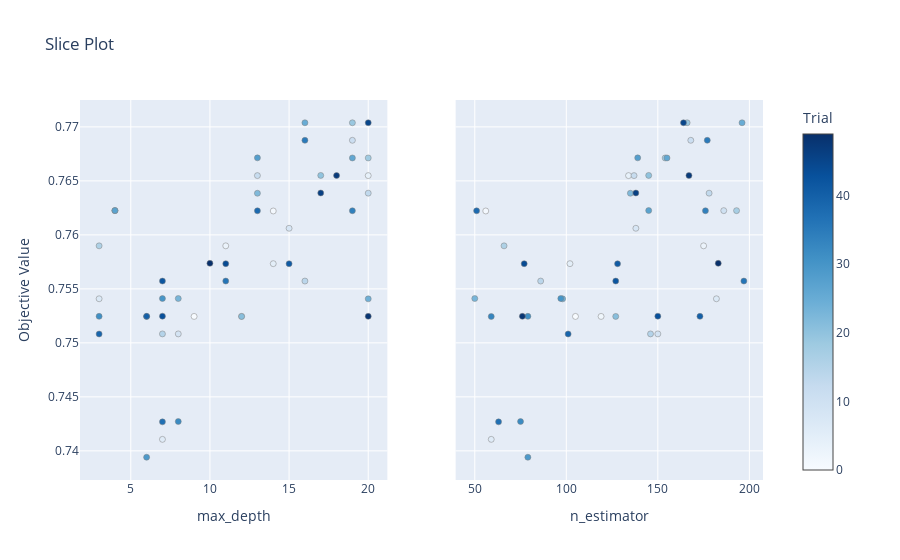

The notebook cell saved with this chart:
### Code cell
plot_slice(study).show()
# it will show plot of objective function vs hyperparameter (one by one )

### Figure 1 — Plotly figure (JSON) as saved in the notebook; plotly's stock layout.template omitted (floating-point values rounded to 4 significant figures)
{"data": [{"marker": {"color": [0, 1, 2, 3, 4, 5, 6, 7, 8, 9, 10, 11, 12, 13, 14, 15, 16, 17, 18, 19, 20, 21, 22, 23, 24, 25, 26, 27, 28, 29, 30, 31, 32, 33, 34, 35, 36, 37, 38, 39, 40, 41, 42, 43, 44, 45, 46, 47, 48, 49], "colorbar": {"title": {"text": "Trial"}, "x": 1, "xpad": 40}, "colorscale": [[0, "rgb(247,251,255)"], [0.125, "rgb(222,235,247)"], [0.25, "rgb(198,219,239)"], [0.375, "rgb(158,202,225)"], [0.5, "rgb(107,174,214)"], [0.625, "rgb(66,146,198)"], [0.75, "rgb(33,113,181)"], [0.875, "rgb(8,81,156)"], [1, "rgb(8,48,107)"]], "line": {"color": "Grey", "width": 0.5}, "showscale": true}, "mode": "markers", "name": "Feasible Trial", "showlegend": false, "type": "scatter", "x": [9, 14, 12, 11, 20, 14, 7, 3, 15, 8, 4, 19, 13, 20, 16, 7, 3, 4, 20, 19, 17, 12, 13, 8, 20, 16, 19, 4, 13, 6, 7, 3, 8, 6, 19, 16, 11, 7, 13, 3, 6, 15, 7, 7, 11, 20, 17, 18, 20, 10], "xaxis": "x", "y": [0.7524, 0.7622, 0.7524, 0.759, 0.7655, 0.7573, 0.7411, 0.7541, 0.7606, 0.7508, 0.7622, 0.7688, 0.7655, 0.7639, 0.7557, 0.7508, 0.759, 0.7622, 0.7671, 0.7704, 0.7655, 0.7524, 0.7639, 0.7541, 0.7541, 0.7704, 0.7671, 0.7623, 0.7671, 0.7394, 0.7541, 0.7525, 0.7427, 0.7524, 0.7622, 0.7688, 0.7557, 0.7427, 0.7622, 0.7508, 0.7525, 0.7573, 0.7557, 0.7525, 0.7573, 0.7704, 0.7639, 0.7655, 0.7525, 0.7574], "yaxis": "y"}, {"marker": {"color": [0, 1, 2, 3, 4, 5, 6, 7, 8, 9, 10, 11, 12, 13, 14, 15, 16, 17, 18, 19, 20, 21, 22, 23, 24, 25, 26, 27, 28, 29, 30, 31, 32, 33, 34, 35, 36, 37, 38, 39, 40, 41, 42, 43, 44, 45, 46, 47, 48, 49], "colorbar": {"title": {"text": "Trial"}, "x": 1, "xpad": 40}, "colorscale": [[0, "rgb(247,251,255)"], [0.125, "rgb(222,235,247)"], [0.25, "rgb(198,219,239)"], [0.375, "rgb(158,202,225)"], [0.5, "rgb(107,174,214)"], [0.625, "rgb(66,146,198)"], [0.75, "rgb(33,113,181)"], [0.875, "rgb(8,81,156)"], [1, "rgb(8,48,107)"]], "line": {"color": "Grey", "width": 0.5}, "showscale": false}, "mode": "markers", "name": "Feasible Trial", "showlegend": false, "type": "scatter", "x": [105, 56, 119, 175, 134, 102, 59, 182, 138, 150, 186, 168, 137, 178, 86, 146, 66, 193, 154, 166, 145, 127, 135, 50, 98, 196, 155, 145, 139, 79, 97, 79, 75, 59, 176, 177, 197, 63, 51, 101, 173, 128, 127, 150, 77, 164, 138, 167, 76, 183], "xaxis": "x2", "y": [0.7524, 0.7622, 0.7524, 0.759, 0.7655, 0.7573, 0.7411, 0.7541, 0.7606, 0.7508, 0.7622, 0.7688, 0.7655, 0.7639, 0.7557, 0.7508, 0.759, 0.7622, 0.7671, 0.7704, 0.7655, 0.7524, 0.7639, 0.7541, 0.7541, 0.7704, 0.7671, 0.7623, 0.7671, 0.7394, 0.7541, 0.7525, 0.7427, 0.7524, 0.7622, 0.7688, 0.7557, 0.7427, 0.7622, 0.7508, 0.7525, 0.7573, 0.7557, 0.7525, 0.7573, 0.7704, 0.7639, 0.7655, 0.7525, 0.7574], "yaxis": "y2"}], "layout": {"title": {"text": "Slice Plot"}, "xaxis": {"anchor": "y", "domain": [0, 0.45], "title": {"text": "max_depth"}}, "xaxis2": {"anchor": "y2", "domain": [0.55, 1], "title": {"text": "n_estimator"}}, "yaxis": {"anchor": "x", "domain": [0, 1], "title": {"text": "Objective Value"}}, "yaxis2": {"anchor": "x2", "domain": [0, 1], "matches": "y", "showticklabels": false}}}
